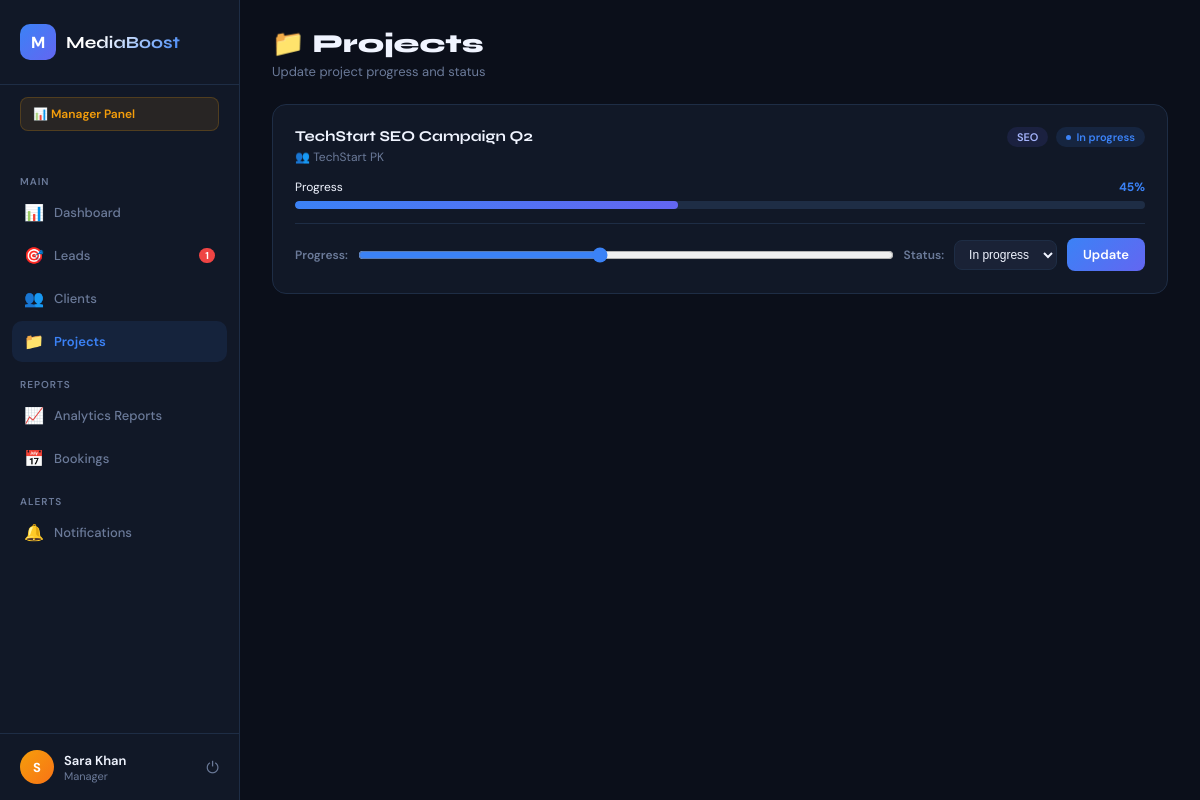
Screenshot of /manager/projects.php (signed in) with the database file from the repository.
### tables this page shows
CREATE TABLE projects (
    id              INT AUTO_INCREMENT PRIMARY KEY,
    client_id       INT NOT NULL,
    title           VARCHAR(200) NOT NULL,
    description     TEXT,
    service_type    ENUM('seo','social_media','web_dev','content','backlinks','other') NOT NULL,
    status          ENUM('pending','in_progress','review','completed','paused','cancelled') DEFAULT 'pending',
    start_date      DATE,
    deadline        DATE,
    assigned_to     INT,
    progress        TINYINT DEFAULT 0,             
    budget          DECIMAL(10,2),
    created_at      TIMESTAMP DEFAULT CURRENT_TIMESTAMP,
    updated_at      TIMESTAMP DEFAULT CURRENT_TIMESTAMP ON UPDATE CURRENT_TIMESTAMP,
    FOREIGN KEY (client_id) REFERENCES clients(id) ON DELETE CASCADE,
    FOREIGN KEY (assigned_to) REFERENCES users(id) ON DELETE SET NULL
);

CREATE TABLE clients (
    id              INT AUTO_INCREMENT PRIMARY KEY,
    business_name   VARCHAR(150) NOT NULL,
    contact_person  VARCHAR(100) NOT NULL,
    email           VARCHAR(150) NOT NULL UNIQUE,
    password        VARCHAR(255) NOT NULL,
    phone           VARCHAR(20),
    city            VARCHAR(80),
    industry        VARCHAR(100),
    package         ENUM('basic','standard','premium') DEFAULT 'basic',
    assigned_to     INT,                           
    is_active       TINYINT(1) DEFAULT 1,
    created_at      TIMESTAMP DEFAULT CURRENT_TIMESTAMP,
    updated_at      TIMESTAMP DEFAULT CURRENT_TIMESTAMP ON UPDATE CURRENT_TIMESTAMP,
    FOREIGN KEY (assigned_to) REFERENCES users(id) ON DELETE SET NULL
);

### includes/auth.php (called while the page is built, shortened)
<?php
function currentUser(): array {
    return ['id'=>$_SESSION['user_id']??null,'name'=>$_SESSION['user_name']??'Guest','role'=>$_SESSION['user_role']??null,'type'=>$_SESSION['user_type']??null];
}

### manager/projects.php (the view, shortened to what this page needs)
<?php
require_once '../includes/auth.php';
$db=getDB();$user=currentUser();
$projects=$db->query("SELECT p.*,c.business_name FROM projects p LEFT JOIN clients c ON p.client_id=c.id ORDER BY p.status ASC,p.created_at DESC")->fetchAll();
$unread=$db->query("SELECT COUNT(*) FROM notifications WHERE is_read=0")->fetchColumn();
$new_leads=$db->query("SELECT COUNT(*) FROM leads WHERE status='new'")->fetchColumn();
$pending_bk=$db->query("SELECT COUNT(*) FROM bookings WHERE status='pending'")->fetchColumn();
?>
<!DOCTYPE html><html><head><meta charset="UTF-8"><meta name="viewport" content="width=device-width,initial-scale=1"><title>Projects — MediaBoost</title>
</head><body>
<aside class="sidebar">
  <div class="sidebar-logo"><div class="logo-icon">M</div><span class="logo-name">MediaBoost</span></div>
  <div class="role-tag">📊 Manager Panel</div>
  <nav class="nav">
    <div class="nav-section">Main</div>
    <a href="dashboard.php" class="nav-item"><span class="nav-icon">📊</span> Dashboard</a>
    <a href="../admin/leads.php" class="nav-item"><span class="nav-icon">🎯</span> Leads <?php if($new_leads>0): ?><span class="nav-badge"><?= $new_leads ?></span><?php endif; ?></a>
    <a href="clients.php" class="nav-item"><span class="nav-icon">👥</span> Clients</a>
    <a href="projects.php" class="nav-item active"><span class="nav-icon">📁</span> Projects</a>
    <div class="nav-section">Reports</div>
    <a href="reports.php" class="nav-item"><span class="nav-icon">📈</span> Analytics Reports</a>
    <a href="bookings.php" class="nav-item"><span class="nav-icon">📅</span> Bookings <?php if($pending_bk>0): ?><span class="nav-badge"><?= $pending_bk ?></span><?php endif; ?></a>
    <div class="nav-section">Alerts</div>
    <a href="notifications.php" class="nav-item"><span class="nav-icon">🔔</span> Notifications <?php if($unread>0): ?><span class="nav-badge"><?= $unread ?></span><?php endif; ?></a>
  </nav>
  <div class="sidebar-user">
    <div class="user-avatar"><?= strtoupper($user['name'][0]) ?></div>
    <div class="user-info"><div class="user-name"><?= htmlspecialchars($user['name']) ?></div><div class="user-role"><?= $user['role'] ?></div></div>
    <a href="../logout.php" class="logout-btn">⏻</a>
  </div>
</aside>
<main class="main">
  <div class="page-title">📁 Projects</div>
  <div class="page-sub">Update project progress and status</div>
  <div class="projects-list">
    <?php foreach($projects as $p): ?>
    <div class="project-card">
      <div class="project-top">
        <div>
          <div class="project-title"><?= htmlspecialchars($p['title']) ?></div>
          <div class="project-client">👥 <?= htmlspecialchars($p['business_name']??'—') ?></div>
        </div>
        <div style="display:flex;gap:8px;align-items:center">
          <span class="service-tag"><?= str_replace('_',' ',$p['service_type']) ?></span>
          <span class="status s-<?= $p['status'] ?>"><?= ucfirst(str_replace('_',' ',$p['status'])) ?></span>
        </div>
      </div>
      <div class="progress-section">
        <div class="progress-label"><span>Progress</span><span id="val-<?= $p['id'] ?>"><?= $p['progress'] ?>%</span></div>
        <div class="progress-bar"><div class="progress-fill" id="bar-<?= $p['id'] ?>" style="width:<?= $p['progress'] ?>%"></div></div>
      </div>
      <form method="POST" class="update-form">
        <label>Progress:</label>
        <input type="range" name="progress" min="0" max="100" value="<?= $p['progress'] ?>"
          oninput="document.getElementById('val-<?= $p['id'] ?>').textContent=this.value+'%';document.getElementById('bar-<?= $p['id'] ?>').style.width=this.value+'%'">
        <label>Status:</label>
        <select name="status">
          <?php foreach(['pending','in_progress','review','completed','paused','cancelled'] as $s): ?>
          <option value="<?= $s ?>" <?= $p['status']===$s?'selected':'' ?>><?= ucfirst(str_replace('_',' ',$s)) ?></option>
          <?php endforeach; ?>
        </select>
        <button type="submit" class="btn btn-primary">Update</button>
      </form>
    </div>
    <?php endforeach; ?>
  </div>
</main>
</body></html>

### rows the page displays
projects: title "TechStart SEO Campaign Q2", client.business_name "TechStart PK", service_type "SEO", status "In progress", progress "45"

### other values shown
$new_leads "1"
$user['name'][0] "S"
$user['name'] "Sara Khan"
$user['role'] "Manager"
